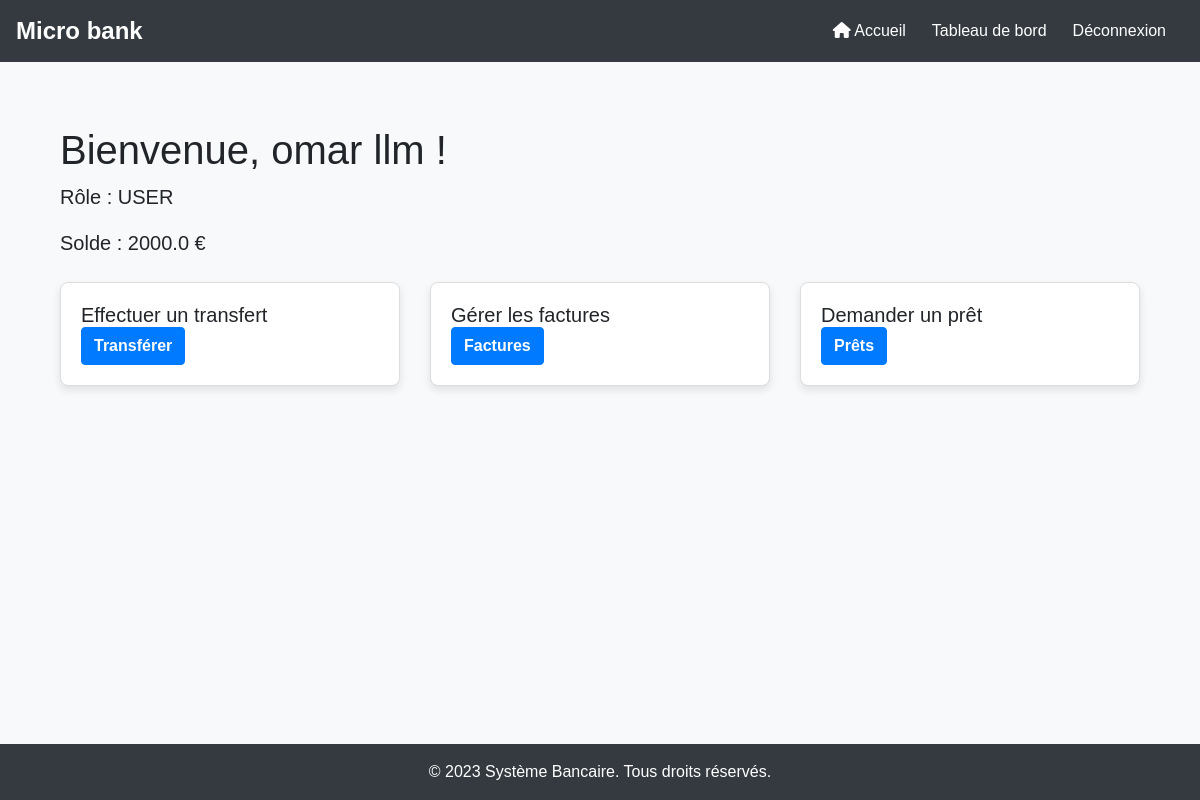
Before: /dashboard (signed in) with the older database file.
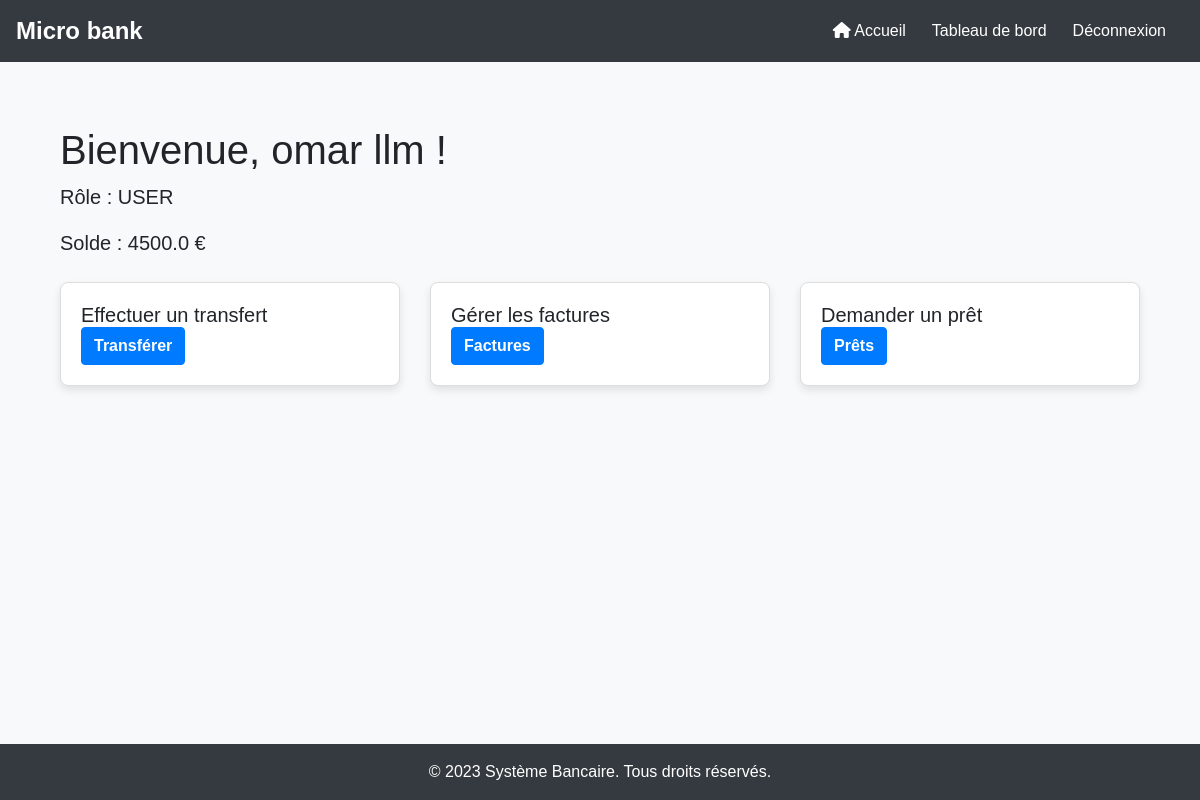
After: the same page with the newer database file.
### tables this page shows
CREATE TABLE users (
                id INTEGER PRIMARY KEY AUTOINCREMENT,
                username TEXT NOT NULL UNIQUE,
                password TEXT NOT NULL,
                full_name TEXT NOT NULL,
                role TEXT NOT NULL CHECK(role IN ('ADMIN', 'USER', 'EMPLOYEE')),
                balance REAL DEFAULT 0
            , last_balance_update DATE);

### app.py (the view)
@app.route('/dashboard')
def dashboard():
    user = get_current_user()
    if not user:
        flash('Utilisateur non trouvé.', 'error')
        return redirect(url_for('login'))
    if user[4] == 'ADMIN':
        return redirect(url_for('admin_dashboard'))
    elif user[4] == 'EMPLOYEE':
        return redirect(url_for('employee_dashboard'))
    else:
        return render_template("dashboard.html", user=user)

### app.py (called while the page is built)
def get_current_user():
    if not session.get('user_id'):
        return None
    with sqlite3.connect(DATABASE, timeout=10) as conn:
        cursor = conn.cursor()
        cursor.execute('SELECT * FROM users WHERE id = ?', (session['user_id'],))
        return cursor.fetchone()

### templates/dashboard.html (shortened to what this page needs)
{% extends "base.html" %}
{% block content %}
<div class="container">
    <h1 class="mt-4">Bienvenue, {{ user[3] }} !</h1>
    <p class="lead">Rôle : {{ user[4] }}</p>
    <p class="lead">Solde : {{ user[5] }} €</p>
    <div class="row mt-4">
        <div class="col-md-4 mb-3">
            <div class="card">
                <div class="card-body">
                    <h5 class="card-title">Effectuer un transfert</h5>
                    <a href="{{ url_for('transfer') }}" class="btn btn-primary">Transférer</a>
                </div>
            </div>
        </div>
        <div class="col-md-4 mb-3">
            <div class="card">
                <div class="card-body">
                    <h5 class="card-title">Gérer les factures</h5>
                    <a href="{{ url_for('invoices') }}" class="btn btn-primary">Factures</a>
                </div>
            </div>
        </div>
        <div class="col-md-4 mb-3">
            <div class="card">
                <div class="card-body">
                    <h5 class="card-title">Demander un prêt</h5>
                    <a href="{{ url_for('loans') }}" class="btn btn-primary">Prêts</a>
                </div>
            </div>
        </div>
    </div>
</div>
{% endblock %}

Changed rows visible on the page:
changed users "omar llm": balance "2000.0" → "4500.0"
